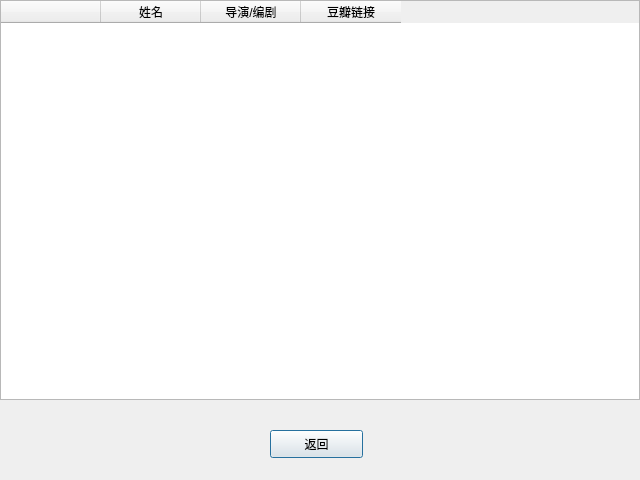
<?xml version="1.0" encoding="UTF-8"?>
<ui version="4.0">
 <class>AllDirectorDialog</class>
 <widget class="QDialog" name="AllDirectorDialog">
  <property name="geometry">
   <rect>
    <x>0</x>
    <y>0</y>
    <width>640</width>
    <height>480</height>
   </rect>
  </property>
  <property name="windowTitle">
   <string>所有导演</string>
  </property>
  <widget class="QTableWidget" name="tableWidget">
   <property name="geometry">
    <rect>
     <x>0</x>
     <y>0</y>
     <width>640</width>
     <height>400</height>
    </rect>
   </property>
   <property name="editTriggers">
    <set>QAbstractItemView::NoEditTriggers</set>
   </property>
   <attribute name="horizontalHeaderVisible">
    <bool>true</bool>
   </attribute>
   <attribute name="verticalHeaderVisible">
    <bool>false</bool>
   </attribute>
   <column>
    <property name="text">
     <string/>
    </property>
   </column>
   <column>
    <property name="text">
     <string>姓名</string>
    </property>
   </column>
   <column>
    <property name="text">
     <string>导演/编剧</string>
    </property>
   </column>
   <column>
    <property name="text">
     <string>豆瓣链接</string>
    </property>
   </column>
  </widget>
  <widget class="QPushButton" name="ReturnButton">
   <property name="geometry">
    <rect>
     <x>270</x>
     <y>430</y>
     <width>93</width>
     <height>28</height>
    </rect>
   </property>
   <property name="text">
    <string>返回</string>
   </property>
  </widget>
 </widget>
 <resources/>
 <connections>
  <connection>
   <sender>ReturnButton</sender>
   <signal>clicked()</signal>
   <receiver>AllDirectorDialog</receiver>
   <slot>reject()</slot>
   <hints>
    <hint type="sourcelabel">
     <x>322</x>
     <y>453</y>
    </hint>
    <hint type="destinationlabel">
     <x>428</x>
     <y>461</y>
    </hint>
   </hints>
  </connection>
  <connection>
   <sender>tableWidget</sender>
   <signal>cellClicked(int,int)</signal>
   <receiver>AllDirectorDialog</receiver>
   <slot>visitAltAtCell(int,int)</slot>
   <hints>
    <hint type="sourcelabel">
     <x>418</x>
     <y>254</y>
    </hint>
    <hint type="destinationlabel">
     <x>596</x>
     <y>436</y>
    </hint>
   </hints>
  </connection>
 </connections>
 <slots>
  <slot>visitAltAtCell(int,int)</slot>
 </slots>
</ui>
